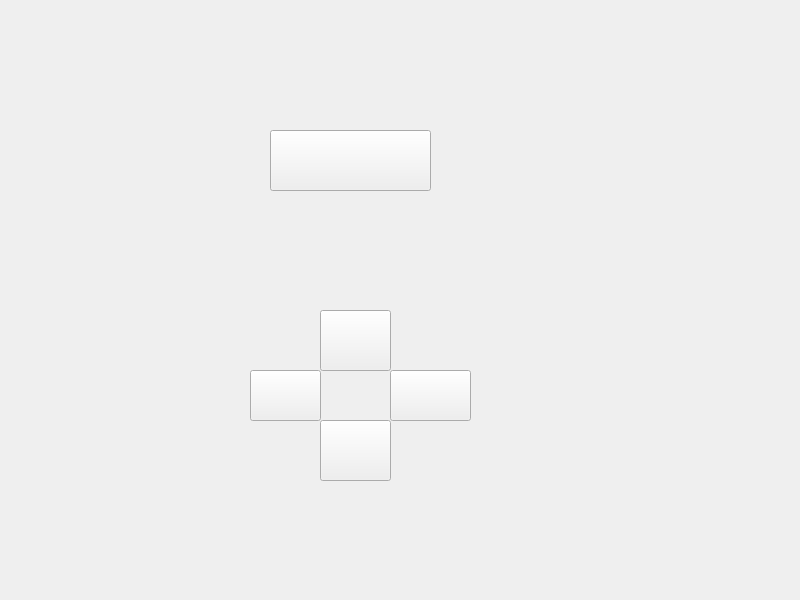
<?xml version="1.0" encoding="UTF-8"?>
<ui version="4.0">
 <class>Widget</class>
 <widget class="QWidget" name="Widget">
  <property name="geometry">
   <rect>
    <x>0</x>
    <y>0</y>
    <width>800</width>
    <height>600</height>
   </rect>
  </property>
  <property name="windowTitle">
   <string>Widget</string>
  </property>
  <widget class="QPushButton" name="pushButton">
   <property name="geometry">
    <rect>
     <x>270</x>
     <y>130</y>
     <width>161</width>
     <height>61</height>
    </rect>
   </property>
   <property name="text">
    <string/>
   </property>
  </widget>
  <widget class="QPushButton" name="pushButton_left">
   <property name="geometry">
    <rect>
     <x>250</x>
     <y>370</y>
     <width>71</width>
     <height>51</height>
    </rect>
   </property>
   <property name="text">
    <string/>
   </property>
  </widget>
  <widget class="QPushButton" name="pushButton_up">
   <property name="geometry">
    <rect>
     <x>320</x>
     <y>310</y>
     <width>71</width>
     <height>61</height>
    </rect>
   </property>
   <property name="text">
    <string/>
   </property>
  </widget>
  <widget class="QPushButton" name="pushButton_right">
   <property name="geometry">
    <rect>
     <x>390</x>
     <y>370</y>
     <width>81</width>
     <height>51</height>
    </rect>
   </property>
   <property name="text">
    <string/>
   </property>
  </widget>
  <widget class="QPushButton" name="pushButton_down">
   <property name="geometry">
    <rect>
     <x>320</x>
     <y>420</y>
     <width>71</width>
     <height>61</height>
    </rect>
   </property>
   <property name="text">
    <string/>
   </property>
  </widget>
 </widget>
 <resources/>
 <connections/>
</ui>
